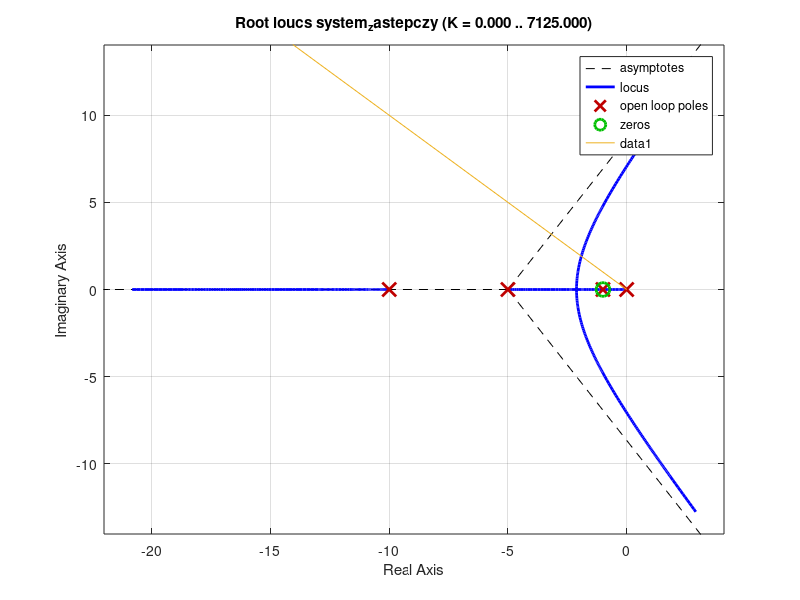

This figure's MATLAB source: (Note: this script raises an error after producing the figure.)
% Oryginalny system dynamiczny
sys = zpk([],[0 -1 -5], 5);
% Utworzenie kompensatora
Gc = zpk(-1, -10, 1/10);
% Utworzenie systemu zastepczego
system_zastepczy = series(sys, Gc);
% Narysowanie linii pierwiastkowych ukladu zastepczego
rlocus(system_zastepczy);
% Narysowanie linii pomocniczej
line([0, -15], [0, 15]);
% Zatrzymanie wykonywania w celu przyblizenia
pause();
% Obliczenie wzmocnienia dla ukladu zastepczego
[K, bieguny] = rlocfind(system_zastepczy);
% Stworzenie ukladu zamknietego
sys_zamk_b = feedback(K * system_zastepczy, 1);
% Odpowiedz ukladu zastepczego na skok jednostkowy
step(sys_zamk_b);